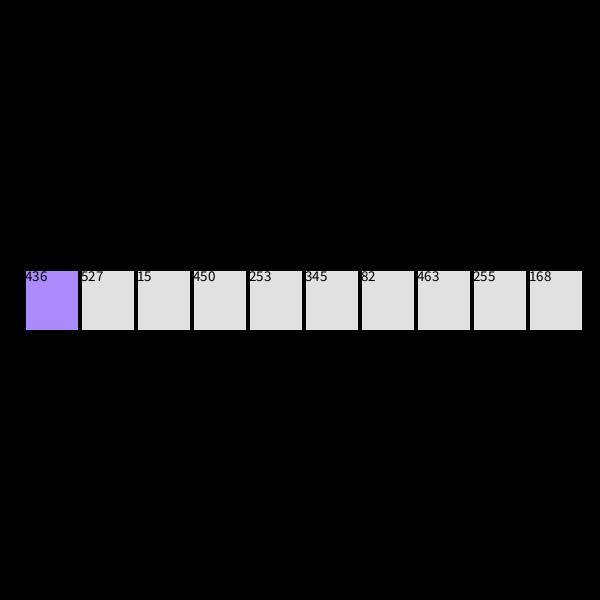
Frame 1 (no input)
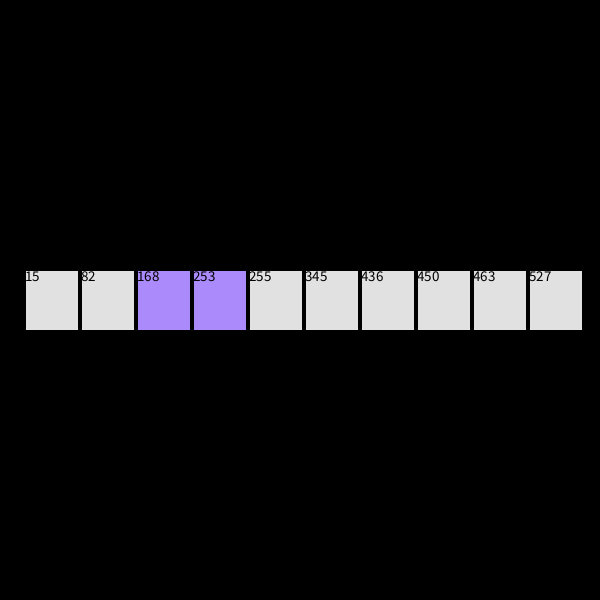
Frame 60 (the mouse pressed at the canvas centre just before this capture)
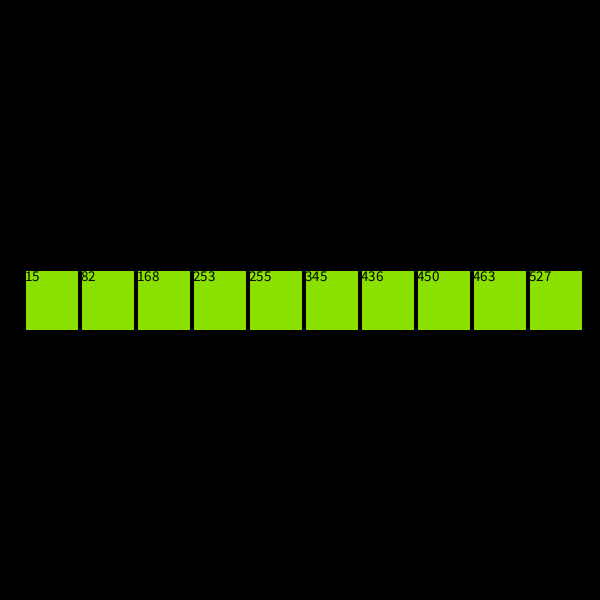
Frame 120 (the mouse held since frame 60 and released just before this capture)

The Processing sketch that drew these frames (run headless with seeded random() and noise(); from frame 60 on, the mouse is pressed at the canvas centre):

// Processing sketch: BubbleSortSmall
// ── BubbleSortSmall.pde
//======================================SMALL BUBBLE SORT==========================================
// Welcome! In here, you will find a small scale bubble sort visualization. 

//------------------------------------ORIGINAL SORT CODE----------------------------------------------
/*public void BubbleSortV() {
 for ( int pass = 1; pass < arr.length; pass++ ) {
 //System.out.println( "commencing pass #" + pass + "..." );
 
 //iterate thru first to next-to-last element, comparing to next
 for ( int i = 0; i < arr.length-1; i++ ) {
 
 //if element at i > element at i+1, swap
 if ( arr[i] > arr[i+1] ) {
 int temp = arr[i];
 arr[i] = arr[i+1];
 arr[i+1] = temp;
 }
 //System.out.println(data); //diag: show current state of list
 }
 }
 }}*/
//----------------------------------------------------------------------------------------------------

int[] arr; //the array 
float boxWidth;
float boxHeight;
int firstBox;
int secondBox;
int arrSize;
int pass;
int i; //current index 
boolean swapping;

void setup() {
  firstBox = 0; 
  secondBox = 0;
  swapping = false;
  frameRate(4);
  background(0);
  size(600, 600);
  arrSize = (int) ((Math.random() * 5) + 6);
  boxWidth = (width - (50 + 2*arrSize)) / arrSize;
  boxHeight = height/10;
  System.out.println("array size = " + arrSize);
  // ---------------- arr is populated -------------------------
  arr = new int[arrSize];
  for (int i =0; i < arrSize; i++) {
    int toAdd = (int)(Math.random() * width);
    arr[i] = toAdd;
    fill(225);
    rect(25 + boxWidth*i + i*3, height/2 - boxHeight/2, boxWidth, boxHeight);
    fill(0);
    textSize(15);
    text(Integer.toString(toAdd), 25 + boxWidth*i + i*3, height/2 - boxHeight/2, boxWidth, boxHeight);
  }
  i = 0;
  pass = 1;
}


void draw() {

 /* stroke(165, 30, 225);
  strokeWeight(5);
  rect(25, 10, 150, 40);  
  textSize(20);
  fill(255);*/

  //---------------------------sorting--------------------------------------------------------------------------

  if (pass < arrSize) {
    if (i < arrSize - 1) {
      if ( arr[i] > arr[i+1] && !swapping ) {
        int temp = arr[i];
        arr[i] = arr[i+1];
        arr[i+1] = temp;
        firstBox = i;
        secondBox = i + 1;
        swapping = true;
      }
      if (i == arrSize - 2){
        pass++;
        i = 0;
      }
      else{
      i++; }
    }
  }



      //-----------------------------------------SWAP----------------------------------------------------------
      // when two values are being swapped, they are colored violet 
      if (swapping) {
        fill(225, 139, 225);
        rect(25 + boxWidth*firstBox + firstBox*3, height/2 - boxHeight/2, boxWidth, boxHeight);
        fill(0);
        //text 
        text(Integer.toString(arr[firstBox]), 25 + boxWidth*firstBox + firstBox*3, height/2 - boxHeight/2, boxWidth, boxHeight);
        fill(225, 139, 225);
        rect(25 + boxWidth*secondBox + secondBox*3, height/2 - boxHeight/2, boxWidth, boxHeight);
        //text
        fill(0);
        text(Integer.toString(arr[secondBox]), 25 + boxWidth*secondBox + secondBox*3, height/2 - boxHeight/2, boxWidth, boxHeight);
        swapping = false;
      } // ends swapping
      //------------------------------------------------------------------------------------------------------ 

      //This excerpt colors the enitre array a darker blue to indicate that it is sorted

      for (int i = 0; i < arrSize; i++) {
        if ( pass >= arrSize){
          fill(138, 225, 0);}
        else if ( i == firstBox || i == secondBox){
          fill(171, 139, 252);
        }
        else {
        fill(225);
        }
        rect(25 + boxWidth*i + i*3, height/2 - boxHeight/2, boxWidth, boxHeight);
        fill(0);
        text(Integer.toString(arr[i]), 25 + boxWidth*i + i*3, height/2 - boxHeight/2, boxWidth, boxHeight);
      } // ends loop
    
  } // end of draw()




  void keyPressed() {
    if (keyCode == 'r' || keyCode == 'R') {
      setup();
    }
  }
